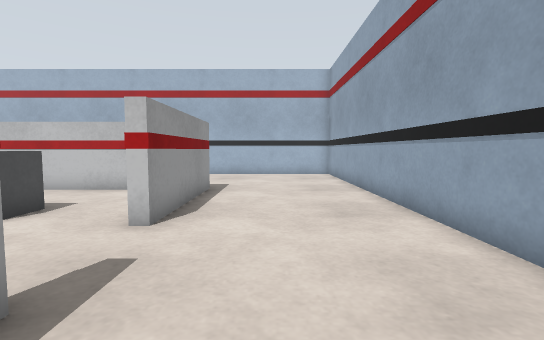
View 1 (above)

16 first-person views from a walk through a Gazebo world. The camera is 0.72 m above the floor, tilts 4° down and sees 85° across. The floor is counted in squares, 0.5 m on a side. Each view is taken from the middle of a square. On the plan, view 1 faces up. The plan holds only what a view shows up to about 14 squares ahead; the rest is blank. The place goes on beyond the plan.

View 2
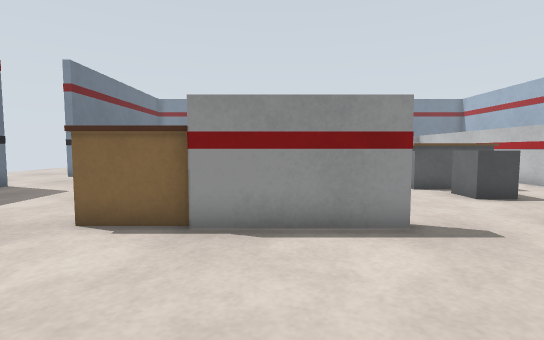

View 3
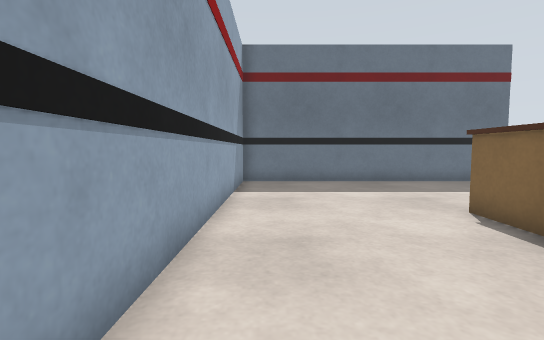

View 4
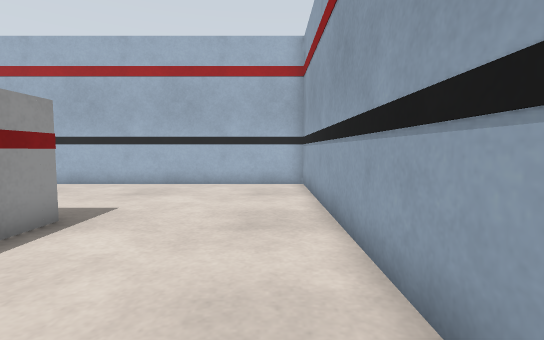

View 5
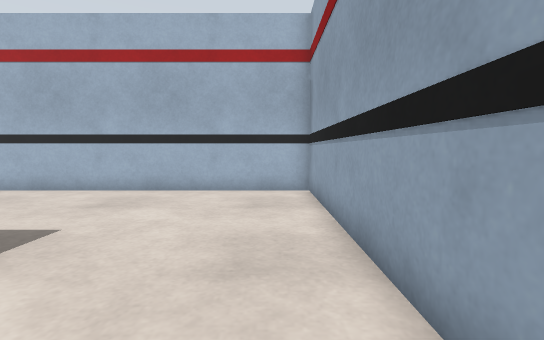

View 6
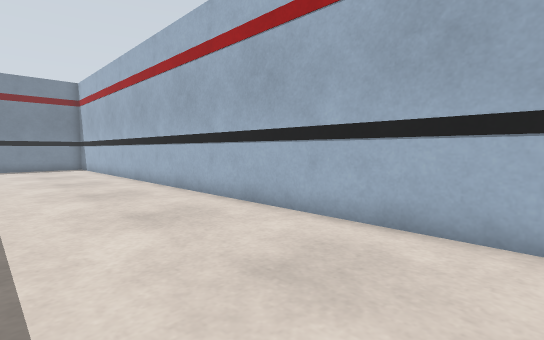

View 7
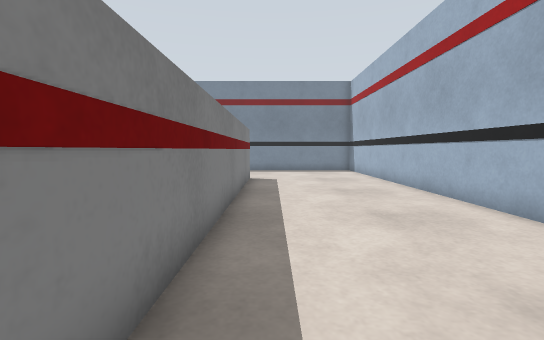

View 8
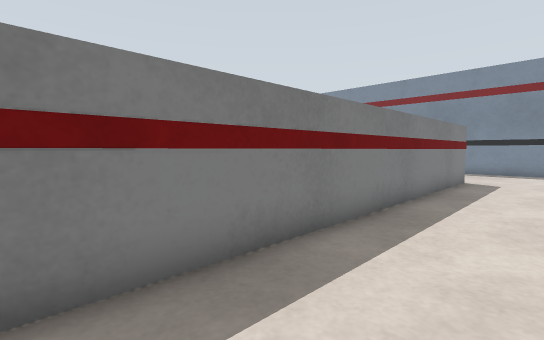

View 9
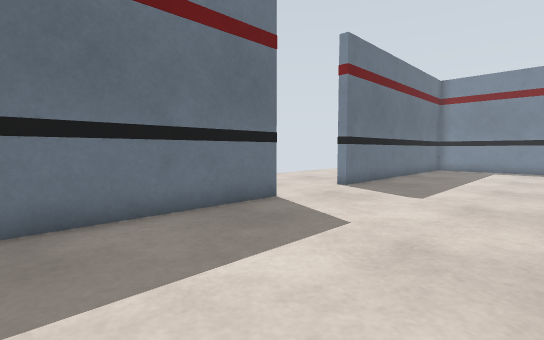

View 10
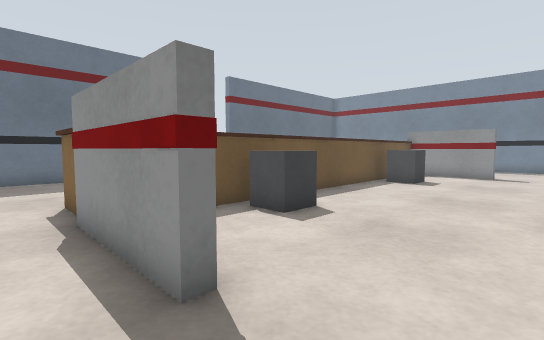

View 11
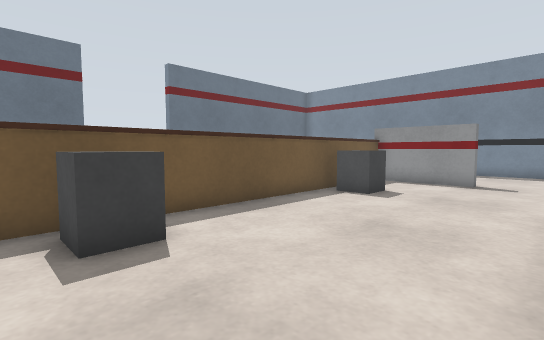

View 12
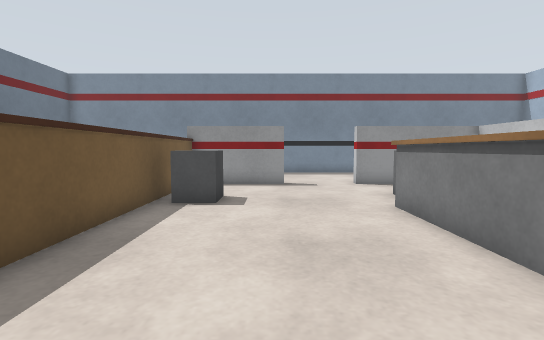

View 13
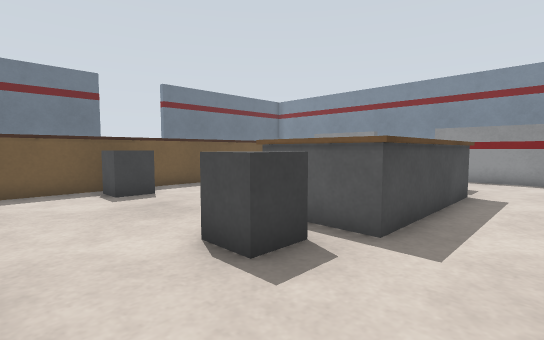

View 14
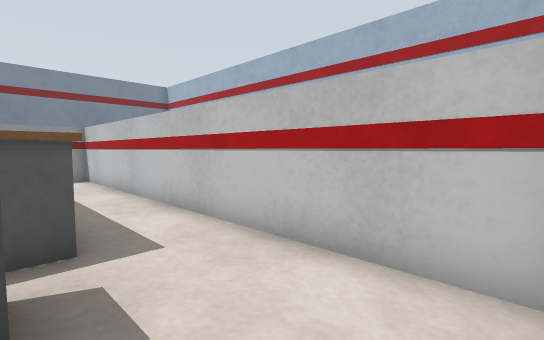

View 15
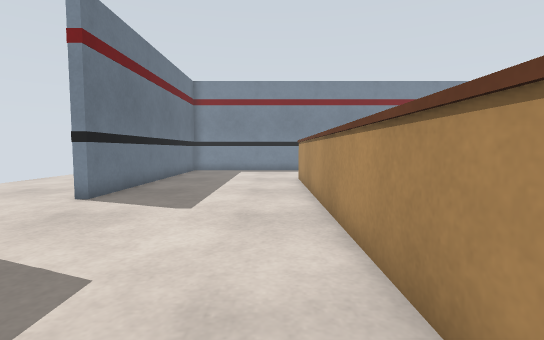

View 16
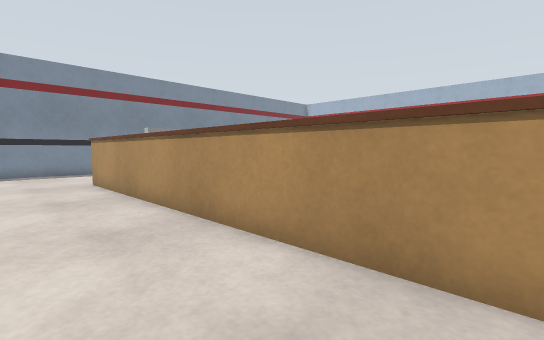

### Floor plan
Points are (right, up) in squares from view 1. A wall is a line through its corners. A room is listed if a view was taken in it or the views show most of it. See-through windows are left out.
Room 1 (views 1, 2, 3, 4, 5, 6, 7, 8, 9, 10, 15, 16)
walls: (-2.8, 2.5) (-2.3, 2.5) (-2.3, -3.8); (3.3, 3.5) (3.3, 17.3) (-18.1, 17.3); (-2.3, 11) (-2.3, 5.5); (-8.6, -10.3) (3.3, -10.3) (3.3, 1.8); (-18.5, 10.9) (-4, 10.9); (-18.2, -10.3) (-12.5, -10.3)
low walls: (-2.5, -1.5) (-2.5, -3.8); (-5, -3.7) (-18.5, -3.7)
ways out: opening at (-2, 4) to room 2
Room 2 (views 11, 12, 13, 14)
walls: (-2.3, 5.5) (-2.8, 5.5); (-18.3, 2.6) (-18.3, -1.3); (-3, 10.5) (-18.3, 10.5) (-18.3, 5.5)
low walls: (-18.3, -1.3) (-3.4, -1.3)
ways out: opening at (-2, 4) to room 1
objects: grey box (-15, 0) to (-14, 0); other object (-15, 6) to (-15, 7); table (-13, 5) to (-8, 8); grey box (-7, 0) to (-6, 0); grey box (-6, 6) to (-6, 7)

Where each view was taken, in squares from view 1:
view 1: 0 up, 0 right, facing up
view 2: 0 up, 3 right, facing left
view 3: 3 up, 2 right, facing down
view 4: 5 up, 2 right, facing up
view 5: 7 up, 2 right, facing up
view 6: 12 up, 0 right, facing up-left
view 7: 12 up, 4 left, facing left
view 8: 14 up, 4 left, facing down-left
view 9: 4 down, 2 left, facing down-left
view 10: 5 up, 1 left, facing down-left
view 11: 5 up, 5 left, facing down-left
view 12: 2 up, 6 left, facing left
view 13: 10 up, 3 left, facing down-left
view 14: 7 up, 3 left, facing up-left
view 15: 5 down, 4 left, facing left
view 16: 7 down, 5 left, facing up-left
